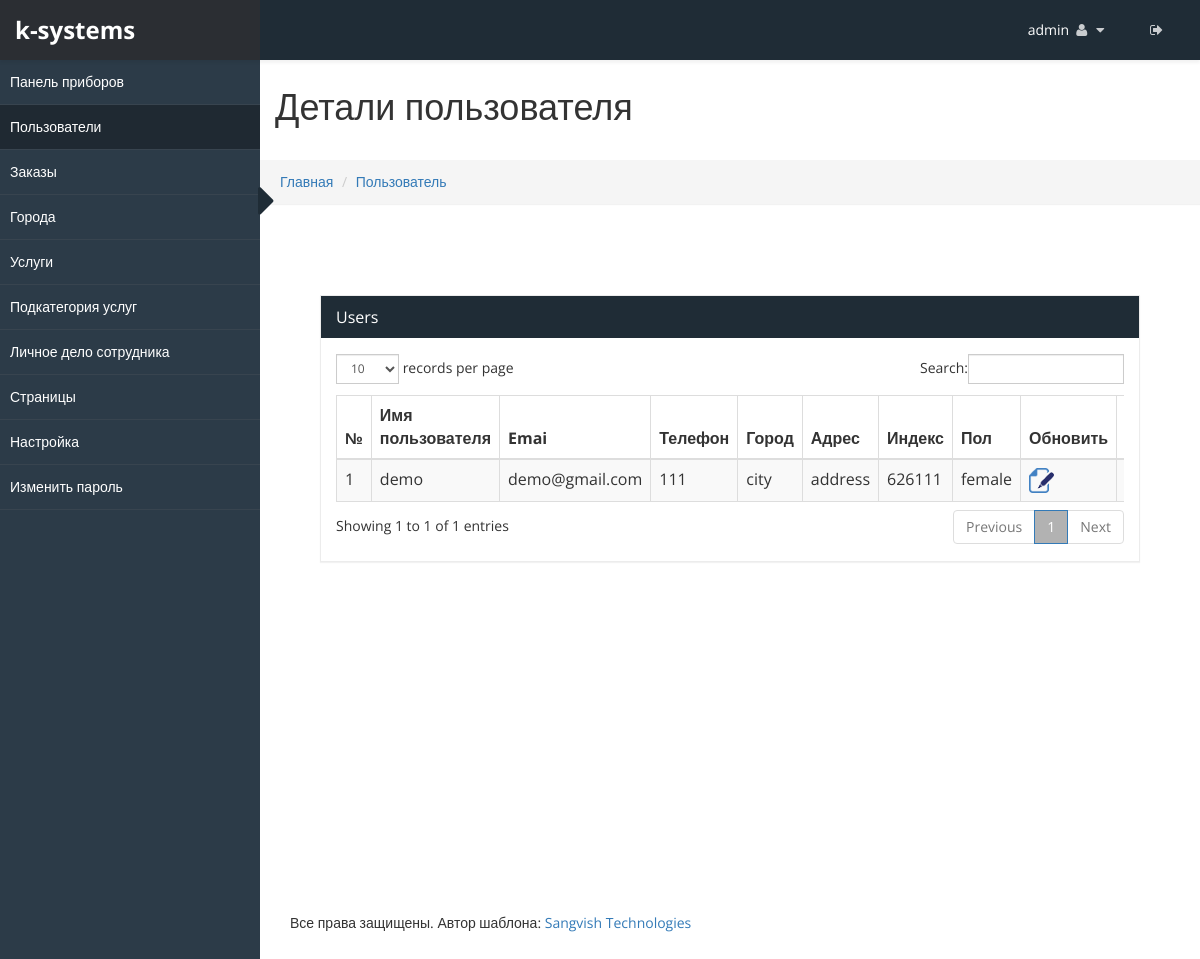
Screenshot of /admincp/users.php (signed in) with the database file from the repository.
### tables this page shows
CREATE TABLE `sv_admin_login` (
  `admin_id` int(20) NOT NULL,
  `user_name` varchar(255) NOT NULL,
  `password` varchar(255) NOT NULL,
  `email_id` varchar(255) NOT NULL,
  `site_name` varchar(255) NOT NULL,
  `logo` varchar(255) NOT NULL,
  `favicon` varchar(255) NOT NULL,
  `site_desc` varchar(255) NOT NULL,
  `keyword` varchar(255) NOT NULL,
  `site_url` varchar(255) NOT NULL,
  `paypal_id` varchar(200) NOT NULL,
  `currency_mode` varchar(200) NOT NULL,
  `paypal_site_mode` varchar(200) NOT NULL
);

CREATE TABLE `sv_user_profile` (
  `signup_id` int(25) NOT NULL,
  `name` varchar(255) NOT NULL,
  `email_id` varchar(255) NOT NULL,
  `password` varchar(255) NOT NULL,
  `phone_no` varchar(255) NOT NULL,
  `city` varchar(255) NOT NULL,
  `address` varchar(255) NOT NULL,
  `pin_code` varchar(255) NOT NULL,
  `gender` int(25) NOT NULL,
  `date` date NOT NULL,
  `updat_time` date NOT NULL
);

### admincp/users.php (the view, shortened to what this page needs)
<html xmlns="http://www.w3.org/1999/xhtml">
<?php include("../connection.php"); ?>
<!DOCTYPE html>
<body>
    <div id="wrapper">
        <?php include("top_menu.php") ?>
        <?php include("side_menu.php") ?>
        <div id="page-wrapper" >
		  <div class="header">
                        <h1 class="page-header">
						Детали пользователя
                        </h1>
						<ol class="breadcrumb">
					  <li><a href="dashboard.php">Главная</a></li>
					  <li><a href="#">Пользователь</a></li>
					</ol>
		</div>
            <div id="page-inner">
			    <div class="panel-body">
				<div class="col-lg-2 col-md-2 col-sm-2"></div>
				</div>
            <div id="page-inner">
            <div class="row">
                <div class="col-md-12">
                    <div class="panel panel-default">
                        <div class="panel-heading">
                             Users
                        </div>
                        <div class="panel-body">
                            <div class="table-responsive">
                                <table class="table table-striped table-bordered table-hover"  id="dataTables-example">
                                    <thead>
                                        <tr>
                                           <th>№</th>
											<th>Имя пользователя</th>
											<th>Emai</th>
											<th>Телефон</th>
											<th>Город</th>
											<th>Адрес</th>
											<th>Индекс</th>
											<th>Пол</th>
											<th>Обновить</th>
											<th>Удалить</th>
                                        </tr>
                                    </thead>
									<tbody>
									<?php
									$sno=0;
									$res=mysqli_query($con, "select * from sv_user_profile ORDER BY signup_id DESC");
									while($row=mysqli_fetch_array($res))
									{
										$sno++;
										$signup_id=$row['signup_id'];
										$name=$row['name'];
										$gender=mysqli_real_escape_string($con, $row['gender']);
										if($gender==1)
											$gender="male";
										else if($gender==2)
											$gender="female";
									?>
										<tr>
											<td><?php echo $sno; ?></td>
											<td><?php echo $name; ?></td>
											<td><?php echo $row['email_id']; ?></td>
											<td><?php echo $row['phone_no']; ?></td>
											<td><?php echo $row['city']; ?></td>
											<td><?php echo $row['address']; ?></td>
											<td><?php echo $row['pin_code']; ?></td>
											<td><?php echo $gender; ?></td>
											<td><a href="users.php?uid=<?php echo $signup_id;?>"><img src="images/file_edit.png"  alt="update" title="update" ></a></td>
											<td><a href="javascript:user_del('<?php echo $signup_id;?>');"><img src="images/delete.png" alt="" title="delete"></a></td>
										</tr>
										<?php } ?>
									</tbody>
                                </table>
                            </div>
                        </div>
                    </div>
                </div>
            </div>
                   </div>
				   <?php include("footer.php") ?>
    </div>
            </div>
</body>
</html>

### admincp/top_menu.php (shortened to what this page needs)
<?php
 $res=mysqli_fetch_array(mysqli_query($con, "select * from sv_admin_login"));
	$site_name=mysqli_real_escape_string($con, $res['site_name']);
	$site_url=mysqli_real_escape_string($con, $res['site_url']);
?>
<head>
    <link href="css/bootstrap.css" rel="stylesheet" />
    <link href="css/font-awesome.css" rel="stylesheet" />
    <link href="css/custom-styles.css" rel="stylesheet" />
    <link href="js/dataTables/dataTables.bootstrap.css" rel="stylesheet" />
	    <link href="css/style.css" rel="stylesheet" />
    <link rel="stylesheet" href="js/Lightweight-Chart/cssCharts.css">
	    <link href="css/style.css" rel="stylesheet" />
		<link href="http://www.jqueryscript.net/css/jquerysctipttop.css" rel="stylesheet" type="text/css">
<link rel="stylesheet" type="text/css" href="css/livegraph.css" />
</head>
<?php include("../connection.php");
if(!isset($_SESSION['user_nam']))
	header("Location:index.php");
else
{
	$user_name=mysqli_real_escape_string($con, $_SESSION['user_nam']);
	$res=mysqli_fetch_array(mysqli_query($con, "select * from sv_admin_login where user_name='$user_name'"));
	$uname=mysqli_real_escape_string($con, $res['user_name']);
}
?>
<nav class="navbar navbar-default top-navbar" role="navigation">
            <div class="navbar-header">
                <a class="navbar-brand" href="<?php echo $site_url;?>"><strong><?php echo $site_name; ?></strong></a>
            </div>
            <ul class="nav navbar-top-links navbar-right">
                 <li class="dropdown">
                    <a class="dropdown-toggle" data-toggle="dropdown" href="#" aria-expanded="false">
					<span><?php echo $uname;?></span>
                        <i class="fa fa-user fa-fw"></i> <i class="fa fa-caret-down"></i>
                    </a>
                </li>
				 <li class="dropdown">
                    <a href="logout.php">
                        <i class="fa fa-sign-out" aria-hidden="true"></i>
                    </a>
                </li>
            </ul>
        </nav>

### admincp/css/custom-styles.css (style rules this page uses)
body { font-family: 'Open Sans', sans-serif; background: #fff; }
#wrapper { width: 100%; }
#page-wrapper { padding: 15px 15px; min-height: 600px; background: #fff; }
#page-inner { width:100%; margin:10px 20px 10px 0px; padding: 15px 30px; min-height:600px; }
h1, .h1, h2, .h2, h3, .h3 { margin-top: 7px; }
body { overflow-x:hidden; }
.panel { border-radius:0px; }
.top-navbar { position: fixed; width: 100%; z-index: 300; -webkit-box-shadow: 0 3px 3px rgba(0, 0, 0, 0.05); -moz-box-shadow: 0 3px 3px rgba(0, 0, 0, 0.05); box-shadow: 0 3px 3px rgba(0, 0, 0, 0.05); }
#page-wrapper { position: relative; top: 55px; box-shadow: 0 0 10px #757575; -moz-box-shadow: 0 0 10px #757575; -webkit-box-shadow: 0 0 10px #757575; }
.breadcrumb { padding: 12px 10px 12px 20px; margin-bottom: 20px; list-style: none; border-radius: 0; -webkit-box-shadow: 0 1px 1px rgba(0,0,0,.05); box-shadow: 0 1px 1px rgba(0,0,0,.05); }
.page-header { padding-bottom: 9px; margin: 0; border-bottom: 1px solid transparent; text-align: left;background-color: #fff;padding: 32px 22px 32px 15px; }
.panel-default { border-color: #ECECEC; }
.panel-default > .panel-heading { color: #FFF; border-color: #FFF; background: #1F2C36 none repeat scroll 0 0; font-size: 16px; }
.top-navbar { margin:0px; padding:0px 30px 0 0; }
.top-navbar .navbar-brand { color: #fff; width: 260px; text-align: left; height: 60px; font-size: 24px; font-weight: 700; line-height: 30px; background: #1F2C36; }
.top-navbar .nav > li { position: relative; display: inline-block; margin: 0px; padding: 0px; }
.top-navbar .nav > li > a { position: relative; display: block; padding: 20px; color: #FFFFFF; margin: 0px; }
.top-navbar { background: #1F2C36; border-bottom:none; }
.top-navbar .nav > li > a > i { margin-right: 2px; }
.navbar-default { border:0px solid black; }
.navbar-header { background: transparent; }
.nav > li > a > i { margin-right:10px; color: rgba(255, 255, 255, 0.76); }
@media (min-width:768px) { #page-wrapper { margin: 0 0 0 260px; padding: 0; min-height: 1200px; } }
@media (min-width:768px) { .navbar { border-radius: 0px; } }

### admincp/css/livegraph.css (style rules this page uses)
table { border-collapse: collapse; }
table, th, td { border: 1px solid black; padding: 4px; }

### rows the page displays
sv_admin_login: site_name "k-systems", user_name "admin"
sv_user_profile: name "demo", email "demo@gmail.com", phone_no "111", city "city", address "address", pin_code "626111", gender "female"
